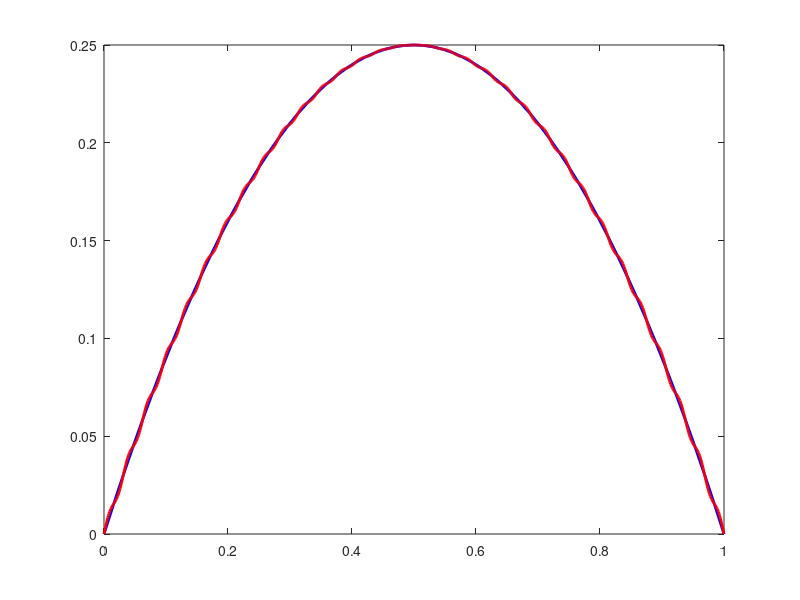

Source code (MATLAB):
clear; clc; close all;

%% 1. 问题参数设置
epsilon = 2^(-5);          % 振荡系数周期参数
Omega = [0, 1];            % 求解区间
f = @(x) ones(size(x));    % 源项f≡1
A_eps = @(x) 1./(2 + cos(2*pi*x/epsilon));  % 振荡扩散系数

% 解析解（公式2.3）
u_eps = @(x) x - x.^2 + (epsilon/(2*pi)).*(0.5 - x).*sin(2*pi*x/epsilon) + ...
    (epsilon^2/(4*pi^2)).*(1 - cos(2*pi*x/epsilon));

% 网格尺寸
h=2.^(-6);
x_nodes = Omega(1):h:Omega(2);  % 网格节点
x_nodes=x_nodes';
n = length(x_nodes) - 1;         % 单元数

%绘制解析解
 x_fine = linspace(Omega(1), Omega(2), 1000);  % 细网格（用于绘制光滑曲线）
 u_exact = u_eps(x_fine);        % 解析解（细网格）

 %% 3. 有限元离散与求解
    % 3.1 刚度矩阵K组装（P1有限元，分段线性基函数）
    K = sparse(n-1, n-1);  % 稀疏矩阵存储（内部节点数：n-1）
    F = zeros(n-1, 1);     % 载荷向量
     for e = 1:n  % 遍历每个单元
        % 单元节点坐标
        x1 = x_nodes(e);
        x2 = x_nodes(e+1);
        he = x2 - x1;      % 单元长度
        
        % 单元刚度矩阵（局部2x2矩阵）
        % 基函数导数：Lambda1’=1/he, Lambda2’=-1/he
        % 积分A_eps(x)在单元上的均值（因h>ε时A_eps周期振荡，用中点积分近似）
        x_mid = (x1 + x2)/2;
        A_avg = A_eps(x_mid);
        K_e = (A_avg / he) * [1, -1; -1, 1];
        
        % 单元载荷向量（积分f(x)*Lambda_i(x)，f≡1）
        F_e = (he/2) * [1; 1];  % 分段线性基函数积分结果
        
        % 组装到全局矩阵（内部节点索引：e和e+1，排除边界节点1和n+1）
        if e > 1  % 左节点为内部节点
            K(e-1, e-1) = K(e-1, e-1) + K_e(1, 1);
            F(e-1) = F(e-1) + F_e(1);
            if e < n  % 右节点为内部节点（非最后一个单元）
                K(e-1, e) = K(e-1, e) + K_e(1, 2);
            end
        end
        if e < n  % 右节点为内部节点
            K(e, e) = K(e, e) + K_e(2, 2);
            F(e) = F(e) + F_e(2);
            if e > 1  % 左节点为内部节点（非第一个单元）
                K(e, e-1) = K(e, e-1) + K_e(2, 1);
            end
        end
    end
    
    % 3.2 求解线性方程组Ku=F
    u_nodal = K \ F;  % 内部节点的数值解
    u_FEM=[0;u_nodal;0];
    plot(x_nodes,u_FEM,'b-', 'LineWidth', 2, 'DisplayName', ['数值解 h=2^{-' num2str(log2(1/h)) '}'])
hold on
     plot(x_fine, u_exact, 'r-', 'LineWidth', 2, 'DisplayName', '解析解');
